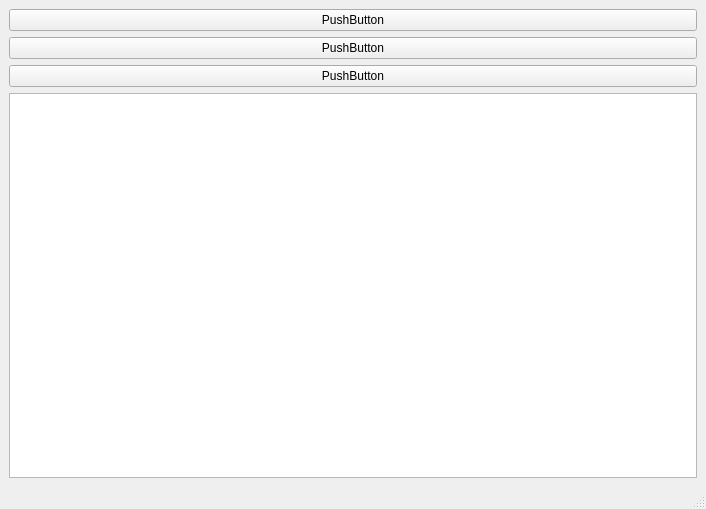
<?xml version="1.0" encoding="UTF-8"?>
<ui version="4.0">
 <class>MainWindow</class>
 <widget class="QMainWindow" name="MainWindow">
  <property name="geometry">
   <rect>
    <x>0</x>
    <y>0</y>
    <width>706</width>
    <height>509</height>
   </rect>
  </property>
  <property name="windowTitle">
   <string>MainWindow</string>
  </property>
  <widget class="QWidget" name="centralwidget">
   <layout class="QVBoxLayout" name="verticalLayout">
    <item>
     <layout class="QHBoxLayout" name="horizontalLayout">
      <item>
       <widget class="QPushButton" name="pushButton">
        <property name="text">
         <string>PushButton</string>
        </property>
       </widget>
      </item>
     </layout>
    </item>
    <item>
     <widget class="QPushButton" name="pushButton_2">
      <property name="text">
       <string>PushButton</string>
      </property>
     </widget>
    </item>
    <item>
     <widget class="QPushButton" name="pushButton_3">
      <property name="text">
       <string>PushButton</string>
      </property>
     </widget>
    </item>
    <item>
     <widget class="QTextEdit" name="textEdit"/>
    </item>
   </layout>
  </widget>
  <widget class="QMenuBar" name="menubar">
   <property name="geometry">
    <rect>
     <x>0</x>
     <y>0</y>
     <width>706</width>
     <height>33</height>
    </rect>
   </property>
  </widget>
  <widget class="QStatusBar" name="statusbar"/>
 </widget>
 <resources/>
 <connections/>
</ui>
